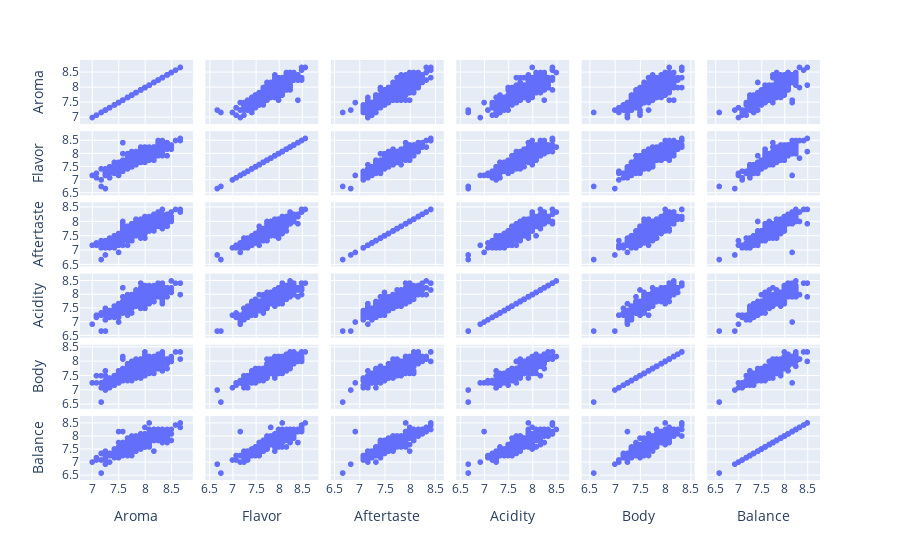

Notebook code cell kept with this figure:
### Markdown cell above
## Scatter Matrix of all variables in good dataset

### Code cell
px.scatter_matrix(good)

### Figure 1 — Plotly figure (JSON) as saved in the notebook; plotly's stock layout.template omitted (floating-point values rounded to 4 significant figures; data arrays with more than 128 entries replaced by an {"elided": "..."} marker saying what was removed)
{"data": [{"dimensions": [{"axis": {"matches": true}, "label": "Aroma", "values": {"elided": "402 float values"}}, {"axis": {"matches": true}, "label": "Flavor", "values": {"elided": "402 float values"}}, {"axis": {"matches": true}, "label": "Aftertaste", "values": {"elided": "402 float values"}}, {"axis": {"matches": true}, "label": "Acidity", "values": {"elided": "402 float values"}}, {"axis": {"matches": true}, "label": "Body", "values": {"elided": "402 float values"}}, {"axis": {"matches": true}, "label": "Balance", "values": {"elided": "402 float values"}}], "hovertemplate": "%{xaxis.title.text}=%{x}<br>%{yaxis.title.text}=%{y}<extra></extra>", "legendgroup": "", "marker": {"color": "#636efa", "symbol": "circle"}, "name": "", "showlegend": false, "type": "splom"}], "layout": {"dragmode": "select", "legend": {"tracegroupgap": 0}, "margin": {"t": 60}}}
